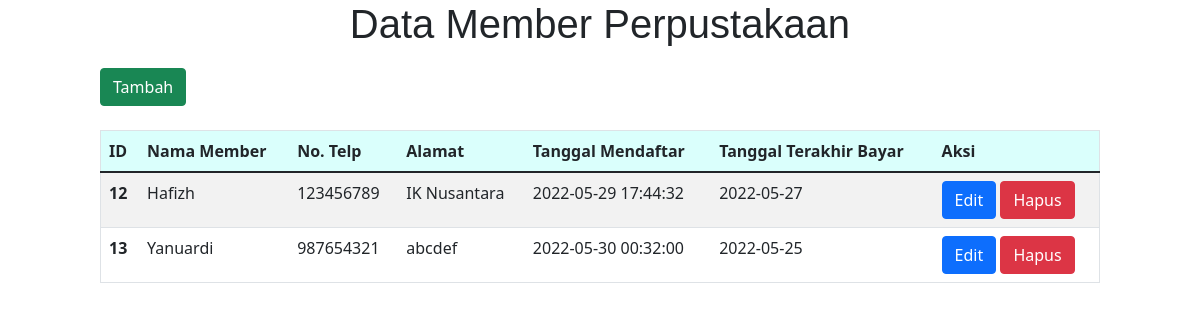
Page /ui/member/Member.php on the committed database.
### tables this page shows
CREATE TABLE `member` (
  `id_member` int(11) NOT NULL,
  `nama_member` varchar(250) NOT NULL,
  `nomor_member` varchar(15) NOT NULL,
  `password_member` varchar(100) NOT NULL,
  `alamat` text NOT NULL,
  `tgl_mendaftar` datetime NOT NULL,
  `tgl_terakhir_bayar` date NOT NULL
);

### model/ModelMember.php (called while the page is built, shortened)
<?php
function getAllMembers($koneksi)
{
    $fetch = mysqli_query($koneksi, "SELECT * FROM member");
    $i = 0;
    while ($row = mysqli_fetch_assoc($fetch)) {
        $rows[$i] = $row;
        $i++;
    }
    if ($i != 0) {
        return $rows;
    } else {
        return false;
    }
}

### ui/member/Member.php (the view, shortened to what this page needs)
<!DOCTYPE html>
<?php
require '../../model/ModelMember.php';
require '../../config/Koneksi.php';
$data = getAllMembers($koneksi);
?>
<html>
<head>
    <link href="https://cdn.jsdelivr.net/npm/bootstrap@5.1.3/dist/css/bootstrap.min.css" rel="stylesheet">
    <link rel="stylesheet" type="text/css" href="../../css/style.css">
</head>
<body>
    <h1>Data Member Perpustakaan</h1>
    <div class="container-fluid">
        <form method="POST" action="FormMember.php">
            <button type="submit" class="btn btn-success" name="tambah" value="1">Tambah</button> <br><br>
            <table class="table table-striped border">
                <thead>
                    <tr>
                        <th scope="col">ID</th>
                        <th scope="col">Nama Member</th>
                        <th scope="col">No. Telp</th>
                        <th scope="col">Alamat</th>
                        <th scope="col">Tanggal Mendaftar</th>
                        <th scope="col">Tanggal Terakhir Bayar</th>
                        <th scope="col">Aksi</th>
                    </tr>
                </thead>
                <tbody>
                    <?php if ($data != false) {
                        foreach ($data as $data) : ?>
                            <tr>
                                <th scope="row"><?= $data['id_member'] ?></th>
                                <td><?= $data['nama_member'] ?></td>
                                <td><?= $data['nomor_member'] ?></td>
                                <td><?= $data['alamat'] ?></td>
                                <td><?= $data['tgl_mendaftar'] ?></td>
                                <td><?= $data['tgl_terakhir_bayar'] ?></td>
                                <td>
                                    <button type="submit" class="btn btn-primary" name="edit" value="<?= $data['id_member'] ?>">Edit</button>
                                    <button type="submit" class="btn btn-danger" name="hapus" value="<?= $data['id_member'] ?>">Hapus</button>
                                </td>
                            </tr>
                    <?php endforeach;
                    } ?>
                </tbody>
            </table>
    </div>
</body>
</html>

### css/style.css (style rules this page uses)
.container-fluid { margin-top: 20px; padding-left: 100px; padding-right: 100px; }
h1 { text-align: center; font-family: "Gill Sans", "Gill Sans MT", Calibri, "Trebuchet MS", sans-serif; }
thead { background-color: #dafffc; }
.border { border-style: groove; border-color: #dafffc; }

### rows in the picture
member: id_member "12", nama_member "Hafizh", nomor_member "123456789", alamat "IK Nusantara", tgl_mendaftar "2022-05-29 17:44:32", tgl_terakhir_bayar "2022-05-27"
member: id_member "13", nama_member "Yanuardi", nomor_member "987654321", alamat "abcdef", tgl_mendaftar "2022-05-30 00:32:00", tgl_terakhir_bayar "2022-05-25"
